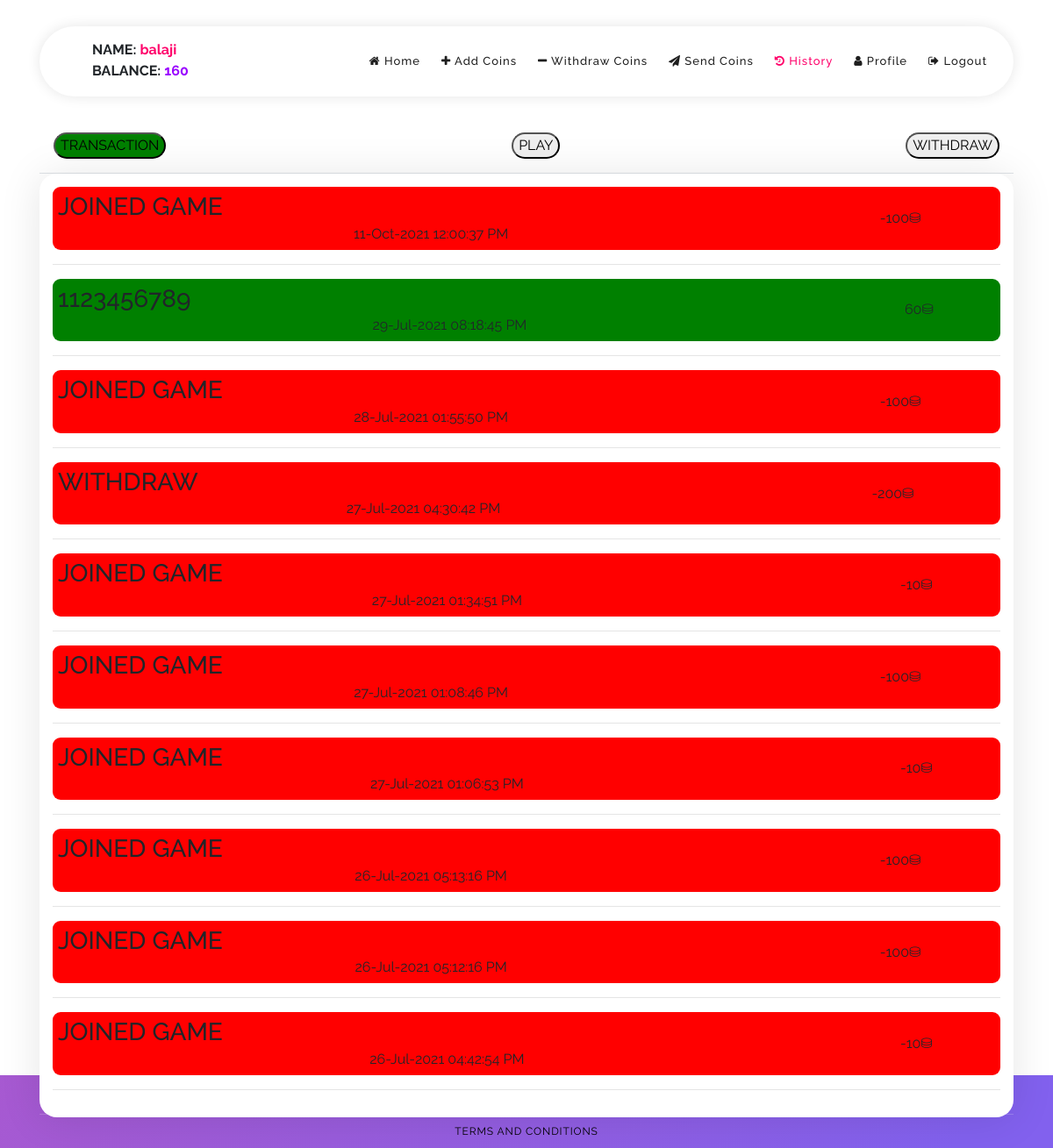
Page /history_view.php?id=2 (signed in) on the committed database.
### tables this page shows
CREATE TABLE `users` (
  `user_id` bigint(20) NOT NULL,
  `user_password` varchar(5000) NOT NULL,
  `first_name` varchar(500) NOT NULL,
  `user_phone` bigint(20) NOT NULL,
  `user_email` varchar(100) NOT NULL,
  `user_photo` varchar(2000) NOT NULL,
  `user_status` tinyint(1) NOT NULL,
  `user_code` varchar(50) NOT NULL,
  `user_delete` tinyint(1) NOT NULL,
  `user_added_date` varchar(50) NOT NULL,
  `user_amount` float NOT NULL,
  `updated_by_id` bigint(20) NOT NULL,
  `req` tinyint(1) NOT NULL,
  `last_login` bigint(20) NOT NULL,
  `last_login_time` varchar(25) NOT NULL
);

CREATE TABLE `transaction` (
  `transaction_id` bigint(20) NOT NULL,
  `transaction_user_id` bigint(20) NOT NULL,
  `transaction_send_to` varchar(1100) NOT NULL,
  `transaction_amount` varchar(2000) NOT NULL,
  `transaction_method` varchar(2000) NOT NULL,
  `transaction_date` varchar(50) NOT NULL,
  `transaction_added_by` bigint(20) NOT NULL,
  `date_transaction` date NOT NULL,
  `transaction_type` set('0','1','2') NOT NULL DEFAULT '0',
  `present_amount` bigint(20) NOT NULL
);

### includes/session.php (called while the page is built, shortened)
<?php
	include 'conn.php';
	if(isset($_SESSION['ese_never'])){
		$conn = $pdo->open();
		try{
			$stmt = $conn->prepare("SELECT * FROM users WHERE user_id=:id");
			$stmt->execute(['id'=>$_SESSION['never_id']]);
			$user = $stmt->fetch();
		}
		catch(PDOException $e){
			echo "There is some problem in connection: " . $e->getMessage();
		}
	}
?>

### history_view.php (the view, shortened to what this page needs)
<!DOCTYPE html>
<?php include 'includes/session.php';
    header('location: login.php'); ?>
<html lang="en">
<head>
    <link rel="stylesheet" href="bower_components/font-awesome/css/font-awesome.min.css">
    <link rel="stylesheet" type="text/css" href="assets/css/bootstrap.min.css">
    <link rel="stylesheet" href="assets/css/templatemo-softy-pinko.css">
</head>
<body>
    <header class="header-area header-sticky">
        <div class="container">
            <div class="row">
                <div class="col-12">
                    <nav class="main-nav">
                        <a class="logo">
                              <?php
                              echo "<b>NAME:</b> <b style='color:#ff006a;'>".$user['first_name'].'</b>';echo '<br>';
                              echo "<b>BALANCE:</b> <b style='color:rgb(153, 0, 255);'>".$user['user_amount'].'</b>';echo '<br>';
                            ?>
                        </a>
                        <ul class="nav">
                            <li><a href="index.php"><i class="fa fa-home" aria-hidden="true"></i> Home</a></li>
                            <li><a href="add_coins_view.php" ><i class="fa fa-plus" aria-hidden="true"></i> Add Coins</a></li>
                            <li><a href="withdraw_coins_view.php"><i class="fa fa-minus" aria-hidden="true"></i> Withdraw Coins</a></li>
                            <li><a href="send_coins_view.php"><i class="fa fa-paper-plane" aria-hidden="true"></i> Send Coins</a></li>
                            <li><a href="history_view.php" class="active"><i class="fa fa-history" aria-hidden="true"></i> History</a></li>
                            <li><a href="profile.php"><i class="fa fa-user" aria-hidden="true"></i> Profile</a></li>
                            <li><a href="logout.php"><i class="fa fa-sign-out" aria-hidden="true"></i> Logout</a></li>
                        </ul>
                    </nav>
                </div>
            </div>
        </div>
    </header>
    <section class="section home-feature">
        <div class="container">
            <div class="row">
                <div class="col-lg-12">
                    <div class="row">
                        <div class="col-lg-12 col-md-6 col-sm-6 col-12" data-scroll-reveal="enter bottom move 50px over 0.6s after 0.2s">
                                <?php
                    if(isset($_GET['id'])){
                    if ($_GET['id']==2) {?>
                                <div class="modal-header">
                                <a href="history_view.php?id=2"><button  style="background-color:green;border-radius:20px;">TRANSACTION </button></a>
                                    <a href="history_view.php"><button  style="border-radius:20px;">PLAY</button></a>
                                    <a href="history_view.php?id=3"><button  style="border-radius:20px;">WITHDRAW </button></a>
                                </div>
                        <div class="features-small-item">
                    <?php    $id = $_SESSION['never_id'];
                        $conn = $pdo->open();
                        $stmt = $conn->prepare("SELECT * FROM transaction WHERE transaction_user_id = $id ORDER BY transaction_id DESC LIMIT 10");
                        $stmt->execute();
                        foreach ($stmt as $row) { ?>
                            <?php if ($row['transaction_amount'] < 0)
                                $color = "red";
                            else
                                $color = "green"; ?>
                            <div style="padding: 5px; margin: 0;  background-color:<?php echo $color; ?>;  border-radius: 9px;">
                                <table style="width:100%;">
                                    <tr>
                                        <td style="float:left;">
                                            <h3><?php echo $row['transaction_send_to']; ?></h3>
                                        </td>
                                        <td rowspan="2"> <?php echo $row['transaction_amount']; ?>&#9921;</td>
                                    <tr>
                                        <td style=""><?php echo date("d-M-Y h:i:s A", strtotime($row['transaction_date'])); ?></td>
                                    </tr>
                                    </tr>
                                </table>
                            </div>
                            <hr>
                    <?php }
                    }?>
 <?php
                   if ($_GET['id']==3) {
                    ?>
                    <div class="modal-header">
                    <a href="history_view.php?id=3"><button  style="background-color:green;border-radius:20px;">WITHDRAW </button></a>
                    <a href="history_view.php?id=2"><button  style="border-radius:20px;">TRANSACTION </button></a>
                        <a href="history_view.php"><button  style="border-radius:20px;">PLAY</button></a>
                    </div>
            <div class="features-small-item">
        <?php
                        $id = $_SESSION['never_id'];
                        $conn = $pdo->open();
                        $stmt = $conn->prepare("SELECT * FROM withdraw WHERE withdraw_user_id = $id ORDER BY withdraw_id DESC LIMIT 7");
                        $stmt->execute();
                        foreach ($stmt as $row) {
                            if ($row['withdrawn'] == 0)
                                $color = "orange";
                            elseif ($row['withdrawn'] == 1)
                                $color = "green";
                            else
                                $color = "red"; ?>
                            <div style="padding: 5px; margin: 0;  background-color:<?php echo $color; ?>; border-radius: 9px;">
                                <table style="width:100%;">
                                    <tr>
                                        <td style="float:left;">
                                            <h3>Self</h3>
                                        </td>
                                        <td rowspan="2"> <?php echo $row['withdraw_amount']; ?>&#9921;</td>
                                    <tr>
                                        <td style=""><?php echo date("d-M-Y h:i:s A", strtotime($row['withdraw_request_date'])); ?></td>
                                    </tr>
                                    </tr>
                                </table>
                            </div>
                            <hr>
                    <?php }
                    }} ?>
                            </div>
                        </div>
                    </div>
                </div>
            </div>
        </div>
    </section>
    <footer>
        <div class="container">
            <div class="row">
                <div class="col-lg-12 col-md-12 col-sm-12">
                    <ul class="social">
                        <p style="color:white;">Contact Admin @ <?php
                                        $conn = $pdo->open();
                                        $stmt = $conn->prepare("SELECT adminphone FROM message");
                                        $stmt->execute();
                                        foreach ($stmt as $row)
                                            if (!empty($row['adminphone']))
                                            echo $row['adminphone'];?></p>
                    </ul>
                </div>
            </div>
            <div class="row">
                <div class="col-lg-12">
                    <p class="copyright"><a style="color:black;" href="terms_and_conditions.php">Terms And Conditions</a></p>
                </div>
            </div>
        </div>
    </footer>
</body>
</html>

### assets/css/templatemo-softy-pinko.css (style rules this page uses)
html, body, div, span, applet, object, iframe, h1, h2, h3, h4, h5, h6, p, blockquote, div pre, a, abbr, acronym, address, big, cite, code, del, dfn, em, font, img, ins, kbd, q, s, samp, small, strike, strong, sub, sup, tt, var, b, u, i, center, dl, dt, dd, ol, ul, li, figure, header, nav, section, article, aside, footer, figcaption { margin: 0; padding: 0; border: 0; outline: 0; }
ul, li { padding: 0; margin: 0; list-style: none; }
header, nav, section, article, aside, footer, hgroup { display: block; }
* { box-sizing: border-box; }
html, body { font-family: "Raleway", sans-serif; font-weight: 400; background-color: #fff; font-size: 16px; -ms-text-size-adjust: 100%; -webkit-font-smoothing: antialiased; -moz-osx-font-smoothing: grayscale; }
a { text-decoration: none !important; }
h1, h2, h3, h4, h5, h6 { margin-top: 0px; margin-bottom: 0px; }
ul { margin-bottom: 0px; }
html, body { background: #fff; font-family: "Raleway", sans-serif; }
.section { position: relative; padding-top: 100px; padding-bottom: 80px; }
.header-area { position: fixed; top: 30px; left: 0px; right: 0px; z-index: 100; height: 100px; -webkit-transition: all 0.3s ease 0s; -moz-transition: all 0.3s ease 0s; -o-transition: all 0.3s ease 0s; transition: all 0.3s ease 0s; }
.header-area .main-nav { box-shadow: 0px 0px 15px rgba(0,0,0,0.1); border-radius: 40px; min-height: 80px; background: #fff; }
.header-area .main-nav .logo { float: left; margin-top: 37px; -webkit-transition: all 0.3s ease 0s; -moz-transition: all 0.3s ease 0s; -o-transition: all 0.3s ease 0s; transition: all 0.3s ease 0s; margin-left: 60px; }
.header-area .main-nav .nav { float: right; margin-top: 27px; margin-left: 0px; margin-right: 30px; -webkit-transition: all 0.3s ease 0s; -moz-transition: all 0.3s ease 0s; -o-transition: all 0.3s ease 0s; transition: all 0.3s ease 0s; position: relative; z-index: 999; }
.header-area .main-nav .nav li { padding-left: 20px; padding-right: 20px; }
.header-area .main-nav .nav li:last-child { padding-right: 0px; }
.header-area .main-nav .nav li a { display: block; font-weight: 500; font-size: 13px; color: #fff; -webkit-transition: all 0.3s ease 0s; -moz-transition: all 0.3s ease 0s; -o-transition: all 0.3s ease 0s; transition: all 0.3s ease 0s; height: 40px; line-height: 40px; border: transparent; letter-spacing: 1px; }
.header-area.header-sticky { min-height: 80px; }
.header-area.header-sticky .logo { margin-top: 15px; }
.header-area.header-sticky .nav { margin-top: 20px !important; }
.header-area.header-sticky .nav li a { color: #1e1e1e; }
.header-area.header-sticky .nav li a.active { color: #ff006a; }
@media (max-width: 1200px) { .header-area .main-nav .nav li { padding-left: 12px; padding-right: 12px; } }
@media (max-width: 1200px) { .header-area .main-nav:before { display: none; } }
@media (min-width: 992px) { .header-area .main-nav .nav { display: flex !important; } }
.features-small-item { cursor: pointer; display: block; background: #FFFFFF; box-shadow: 0 2px 48px 0 rgba(0, 0, 0, 0.10); -webkit-border-radius: 20px; -moz-border-radius: 20px; border-radius: 20px; padding: 15px; text-align: center; -webkit-transition: all 0.3s ease 0s; -moz-transition: all 0.3s ease 0s; -o-transition: all 0.3s ease 0s; transition: all 0.3s ease 0s; position: relative; margin-bottom: 30px; }
.home-feature { padding-top: 135px; padding-bottom: 5px; z-index: 9; }
footer { background-image: linear-gradient(127deg, #a759d1 0%, #8261ee 91%); position: fixed; bottom: 0; width: 100%; display: flex; }
footer .social { overflow: hidden; margin-top: 10px; text-align: center; }
footer .copyright { text-align: center; border-top: 1px solid rgba(250,250,250,0.2); margin-top: 10px; padding-top: 10px; padding-bottom: 10px; font-weight: 400; font-size: 12px; color: #fff; letter-spacing: 0.88px; text-transform: uppercase; }

### rows in the picture
users: first_name "balaji", user_amount "160"
transaction: transaction_send_to "JOINED GAME", transaction_amount "-100", transaction_date "11-Oct-2021 12:00:37 PM"
transaction: transaction_send_to "1123456789", transaction_amount "60", transaction_date "29-Jul-2021 08:18:45 PM"
transaction: transaction_send_to "JOINED GAME", transaction_amount "-100", transaction_date "28-Jul-2021 01:55:50 PM"
transaction: transaction_send_to "WITHDRAW", transaction_amount "-200", transaction_date "27-Jul-2021 04:30:42 PM"
transaction: transaction_send_to "JOINED GAME", transaction_amount "-10", transaction_date "27-Jul-2021 01:34:51 PM"
transaction: transaction_send_to "JOINED GAME", transaction_amount "-100", transaction_date "27-Jul-2021 01:08:46 PM"
transaction: transaction_send_to "JOINED GAME", transaction_amount "-10", transaction_date "27-Jul-2021 01:06:53 PM"
transaction: transaction_send_to "JOINED GAME", transaction_amount "-100", transaction_date "26-Jul-2021 05:13:16 PM"
transaction: transaction_send_to "JOINED GAME", transaction_amount "-100", transaction_date "26-Jul-2021 05:12:16 PM"
transaction: transaction_send_to "JOINED GAME", transaction_amount "-10", transaction_date "26-Jul-2021 04:42:54 PM"
